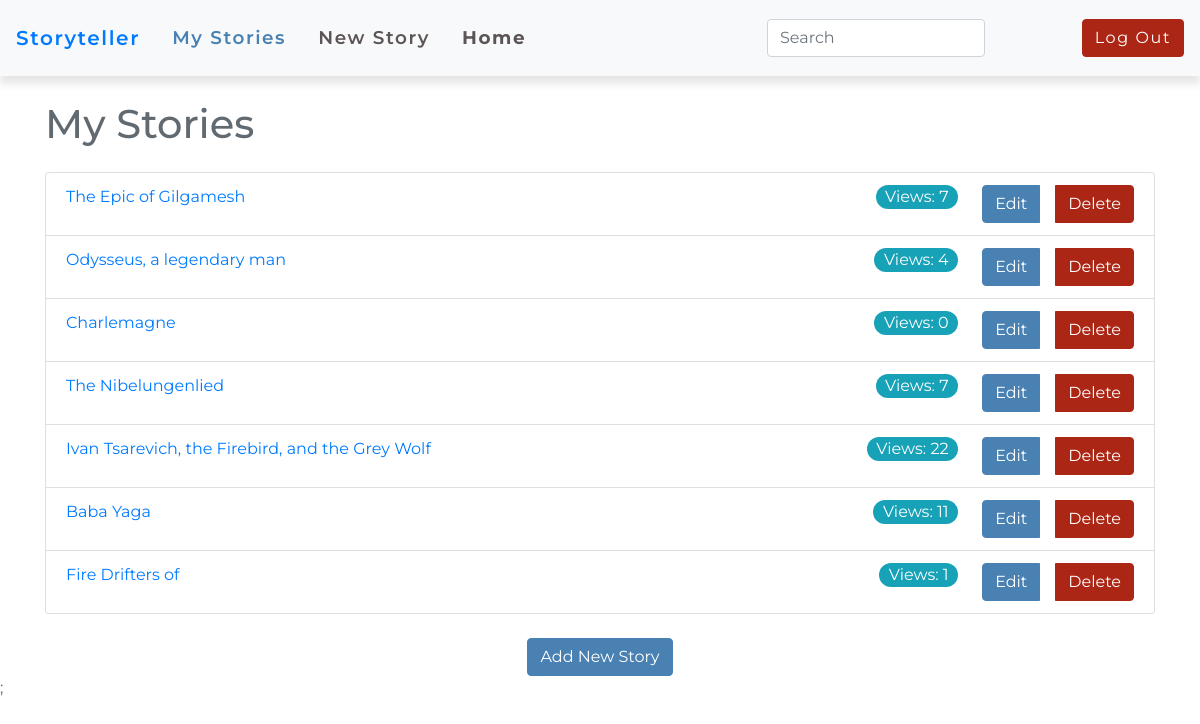
The app's page /storyteller_landing.php (signed in) with its own data.
### tables this page shows
CREATE TABLE `stories` (
  `id` int NOT NULL AUTO_INCREMENT,
  `title` varchar(255) NOT NULL,
  `description` text NOT NULL,
  `content` text NOT NULL,
  `image_url` varchar(255) DEFAULT NULL,
  `continent_id` int NOT NULL,
  `legend_id` int DEFAULT NULL,
  `author_id` int NOT NULL,
  `created_at` timestamp NULL DEFAULT CURRENT_TIMESTAMP,
  `updated_at` timestamp NULL DEFAULT CURRENT_TIMESTAMP ON UPDATE CURRENT_TIMESTAMP,
  `views` int DEFAULT '0',
  `rating` decimal(10,1) DEFAULT '2.5',
  PRIMARY KEY (`id`),
  KEY `fk_legend` (`legend_id`),
  KEY `fk_author` (`author_id`),
  KEY `fk_continent` (`continent_id`),
  CONSTRAINT `fk_author` FOREIGN KEY (`author_id`) REFERENCES `users` (`id`) ON DELETE RESTRICT,
  CONSTRAINT `fk_continent` FOREIGN KEY (`continent_id`) REFERENCES `continents` (`continent_id`) ON DELETE RESTRICT,
  CONSTRAINT `fk_legend` FOREIGN KEY (`legend_id`) REFERENCES `legends` (`legend_id`) ON DELETE RESTRICT
);

### storyteller_landing.php (the view, shortened to what this page needs)
<?php
$user_id = $_SESSION['user_id'];
include('connection.php');
?>
<!DOCTYPE html>
<html lang="en">
<head>
  <link rel="stylesheet" href="https://stackpath.bootstrapcdn.com/bootstrap/4.3.1/css/bootstrap.min.css">
  <link rel="stylesheet" href="./assets/css/style.css">
</head>
<body>
  <nav class="navbar navbar-expand-md navbar bg-light">
    <a class="navbar-brand" href="#">Storyteller</a>
    <div class="collapse navbar-collapse" id="navbarNav">
      <ul class="navbar-nav mr-auto">
        <li class="nav-item">
          <a class="nav-link active" href="storyteller_landing.php">My Stories</a>
        </li>
        <li class="nav-item">
          <a class="nav-link" href="add_story.php">New Story</a>
        </li>
        <li class="nav-item font-weight-bold">
          <a class="nav-link" href="./index.php">Home</a>
        </li>
      </ul>
      <form class="form-inline my-2 my-lg-0">
        <input class="form-control mr-sm-2" type="search" placeholder="Search" aria-label="Search">
        <button class="btn btn-outline-light my-2 my-sm-0" type="submit">Search</button>
      </form>
      <a class="btn btn-danger ml-2" href="./logout.php">Log Out</a>
    </div>
  </nav>
  <div class="container mt-4">
    <h1 class="mb-4">My Stories</h1>
    <ul class="list-group">
      <?php
      $sql = "SELECT * FROM stories WHERE author_id=?";
      $stmt = $conn->prepare($sql);
      $stmt->bind_param("i", $user_id);
      $stmt->execute();
      $result = $stmt->get_result();
      while ($row = $result->fetch_assoc()) {
        $story_id = $row['id'];
        $title = $row['title'];
        $views = $row['views'];
      ?>
        <li class="list-group-item">
          <a href="view_story2.php?story_id=<?php echo $story_id; ?>"><?php echo $title; ?></a>
          <div class="btn-group float-right" role="group">
            <a href="edit_story.php?id=<?php echo $story_id ?>" class="btn btn-primary mr-3">Edit</a>
            <a href="delete_story.php?id=<?php echo $story_id ?>" class="btn btn-danger" onclick="return confirm('Are you sure you want to delete this story?')">Delete</a>
          </div>
          <div class="float-right mr-4 badge-md badge-info badge-pill">Views: <?php echo $views; ?></div>
        </li>
      <?php } ?>
    </ul>
    <div class="text-center mt-4">
      <a href="add_story.php" class="btn btn-primary">Add New Story</a>
    </div>
  </div>
  </body>
  </html>;

### assets/css/style.css (style rules this page uses)
body { overflow-x: hidden; font-family: 'Montserrat', sans-serif; color: #616971; }
.navbar { font-size: 1.15rem; font-weight: 600; letter-spacing: 0.1rem; box-shadow: 0 .5rem .5rem rgba(0, 0, 0, .1); z-index: 10000 !important; }
.nav-item { padding: .5rem; }
.nav-link { color: #5b5555!important; }
.nav-link.active, .nav-link:hover { color: #4981b3 !important; }
.btn-danger { background-color: #AC2615; border: .05rem solid #AC2615; }
.btn-primary { background-color: #4981b3; border: .05rem solid #4981b3; }

### records on screen
stories: title "The Epic of Gilgamesh", views "7"
stories: title "Odysseus, a legendary man", views "4"
stories: title "Charlemagne", views "0"
stories: title "The Nibelungenlied", views "7"
stories: title "Ivan Tsarevich, the Firebird, and the Grey Wolf", views "22"
stories: title "Baba Yaga", views "11"
stories: title "Fire Drifters of", views "1"
